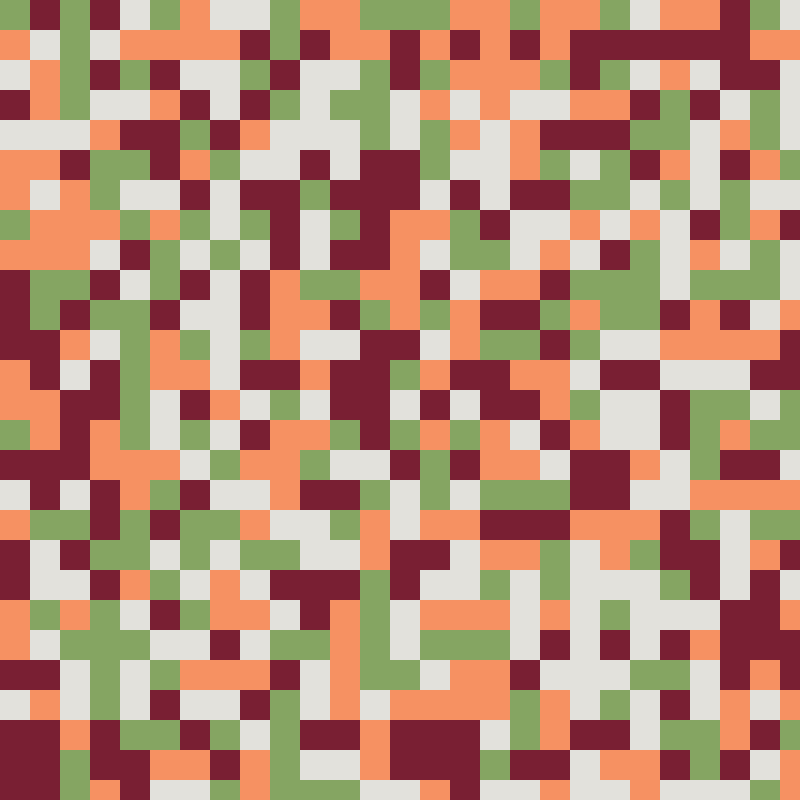
Frame 1 (no input)
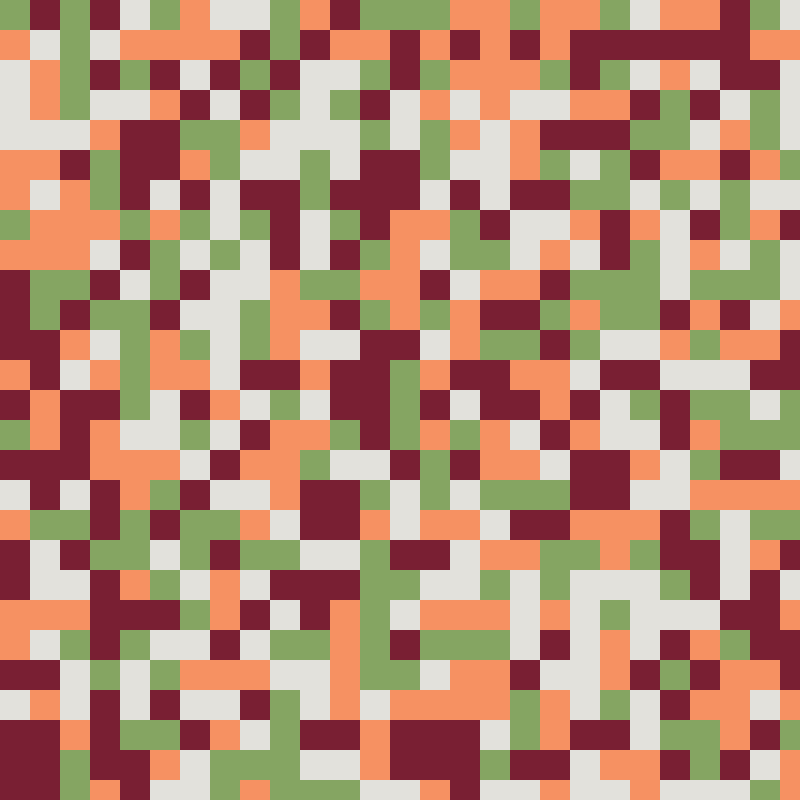
Frame 60 (the mouse pressed at the canvas centre just before this capture)
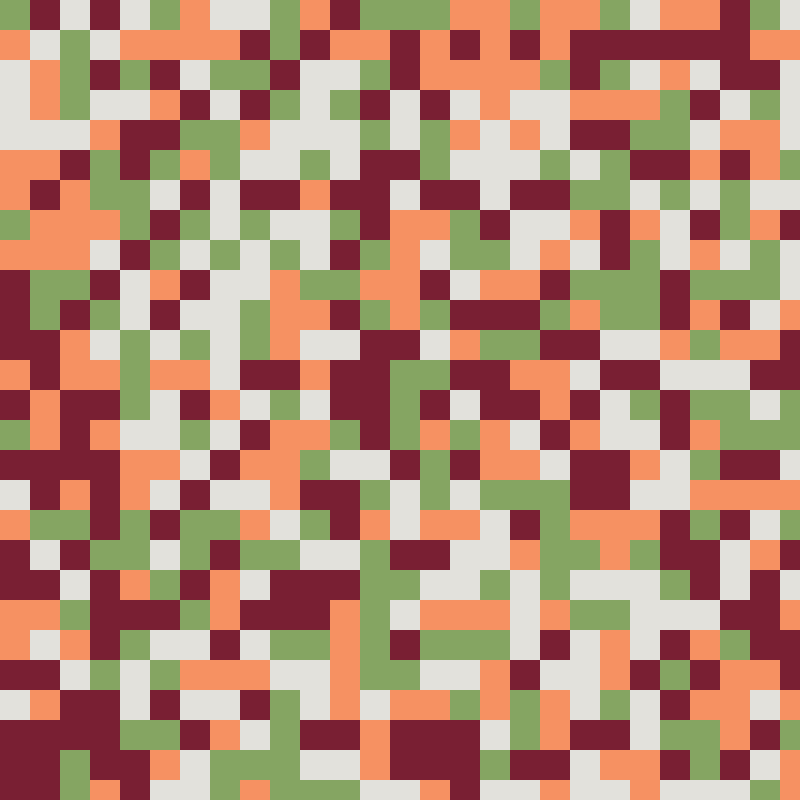
Frame 120 (the mouse held since frame 60 and released just before this capture)

The Processing sketch that drew these frames (run headless with seeded random() and noise(); from frame 60 on, the mouse is pressed at the canvas centre):

// Processing sketch: sketch_forloop_randomcolor
// ── sketch_forloop_randomcolor.pde
 color[] dessert  = {#9F9694, #791F33, #F69162, #85A562, #E2E1DC};
 color[] cream = dessert;
 
 int s = 30;
 
 void setup(){
  size(800,800);
  background(cream[0]);
  noStroke();
  
  for (int x = 0; x < width; x +=s){
    for( int y = 0; y < height; y +=s) {
      fill(cream[ int(random( 1, 5))]);
   rect(x, y, s,s);
      
    }
  }
  
 }
 
 void draw(){
   
     fill(cream[ int(random( 1, 5))]);
     int x = int(random(width/s)) *s;
     int y  = int(random(height/s)) *s;
     
   rect(x,y,s,s);
   
 }
